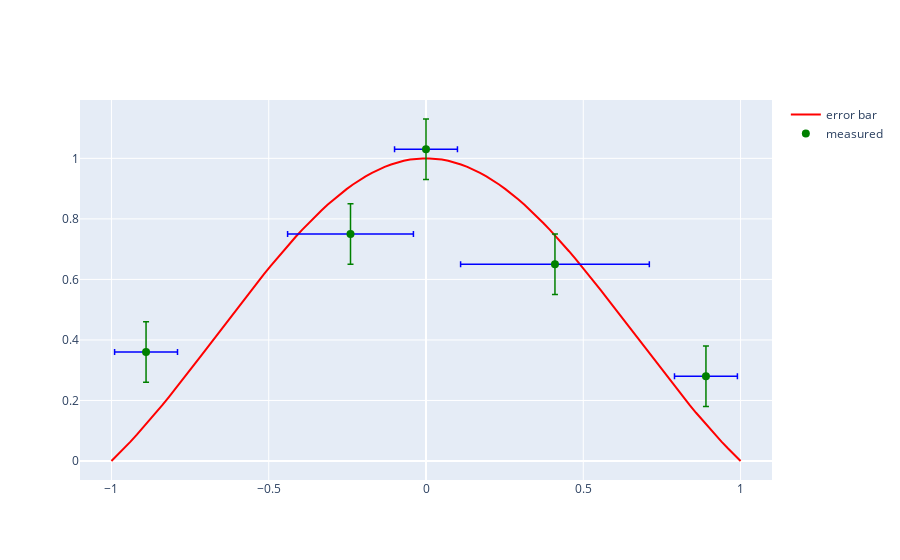

The code cell stored with this chart in its notebook:
### Code cell
import plotly.express as px 
import plotly.graph_objects as go 
import numpy as np 

X = np.linspace(-1, 1, 100) 
Y = np.sinc(X) 

x = [-0.89, -0.24, -0.0, 0.41, 0.89, ] 
y = [0.36, 0.75, 1.03, 0.65, 0.28, ] 
xe = [0.1, 0.2, 0.1, 0.3, 0.1, ]

fig = go.Figure() 
fig.add_trace(go.Scatter( 
	x=X, y=Y, 
	name='error bar',
    line = dict(color='red', width=2)
)) 

fig.add_trace(go.Scatter( 
	x=x, y=y, 
	mode='markers', 
	name='measured', 
	error_y=dict( 
		type='constant', 
		value=0.1, 
		color='green', 
		thickness=1.5, 
		width=3, 
	), 
	error_x=dict( 
		type='data', 
		array=xe, 
		color='blue', 
		thickness=1.5, 
		width=3, 
	), 
	marker=dict(color='green', size=8) 
)) 

fig.show()
